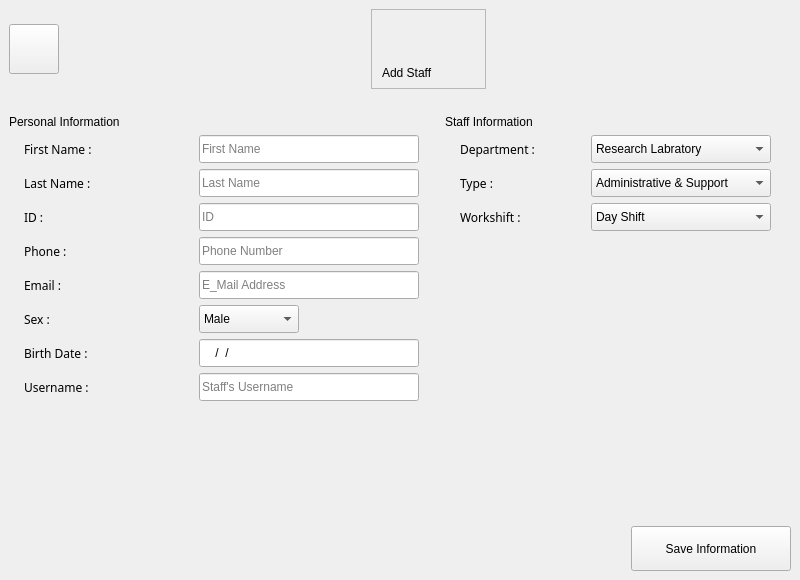
<?xml version="1.0" encoding="UTF-8"?>
<ui version="4.0">
 <class>AddStaff</class>
 <widget class="QMainWindow" name="AddStaff">
  <property name="geometry">
   <rect>
    <x>0</x>
    <y>0</y>
    <width>800</width>
    <height>580</height>
   </rect>
  </property>
  <property name="minimumSize">
   <size>
    <width>800</width>
    <height>580</height>
   </size>
  </property>
  <property name="maximumSize">
   <size>
    <width>800</width>
    <height>580</height>
   </size>
  </property>
  <property name="windowTitle">
   <string>MainWindow</string>
  </property>
  <property name="styleSheet">
   <string notr="true"/>
  </property>
  <widget class="QWidget" name="centralWidget">
   <layout class="QGridLayout" name="gridLayout">
    <item row="1" column="0" colspan="2">
     <layout class="QHBoxLayout" name="horizontalLayout_4">
      <item>
       <layout class="QVBoxLayout" name="verticalLayout_4">
        <item>
         <widget class="QLabel" name="label_label_PersonalInfo_frame">
          <property name="styleSheet">
           <string notr="true"/>
          </property>
          <property name="text">
           <string>Personal Information</string>
          </property>
         </widget>
        </item>
        <item>
         <layout class="QHBoxLayout" name="horizontalLayout_2">
          <item>
           <spacer name="horizontalSpacer_3">
            <property name="orientation">
             <enum>Qt::Horizontal</enum>
            </property>
            <property name="sizeType">
             <enum>QSizePolicy::Fixed</enum>
            </property>
            <property name="sizeHint" stdset="0">
             <size>
              <width>15</width>
              <height>20</height>
             </size>
            </property>
           </spacer>
          </item>
          <item>
           <layout class="QVBoxLayout" name="verticalLayout">
            <item>
             <widget class="QLabel" name="label_4">
              <property name="minimumSize">
               <size>
                <width>100</width>
                <height>28</height>
               </size>
              </property>
              <property name="maximumSize">
               <size>
                <width>16777215</width>
                <height>28</height>
               </size>
              </property>
              <property name="font">
               <font>
                <family>Helvetica CE 35 Thin</family>
               </font>
              </property>
              <property name="styleSheet">
               <string notr="true"/>
              </property>
              <property name="text">
               <string>First Name :</string>
              </property>
             </widget>
            </item>
            <item>
             <widget class="QLabel" name="label_5">
              <property name="minimumSize">
               <size>
                <width>100</width>
                <height>28</height>
               </size>
              </property>
              <property name="maximumSize">
               <size>
                <width>16777215</width>
                <height>28</height>
               </size>
              </property>
              <property name="font">
               <font>
                <family>Helvetica CE 35 Thin</family>
               </font>
              </property>
              <property name="styleSheet">
               <string notr="true"/>
              </property>
              <property name="text">
               <string>Last Name :</string>
              </property>
             </widget>
            </item>
            <item>
             <widget class="QLabel" name="label_6">
              <property name="minimumSize">
               <size>
                <width>100</width>
                <height>28</height>
               </size>
              </property>
              <property name="maximumSize">
               <size>
                <width>16777215</width>
                <height>28</height>
               </size>
              </property>
              <property name="font">
               <font>
                <family>Helvetica CE 35 Thin</family>
               </font>
              </property>
              <property name="styleSheet">
               <string notr="true"/>
              </property>
              <property name="text">
               <string>ID :</string>
              </property>
             </widget>
            </item>
            <item>
             <widget class="QLabel" name="label_7">
              <property name="minimumSize">
               <size>
                <width>100</width>
                <height>28</height>
               </size>
              </property>
              <property name="maximumSize">
               <size>
                <width>16777215</width>
                <height>28</height>
               </size>
              </property>
              <property name="font">
               <font>
                <family>Helvetica CE 35 Thin</family>
               </font>
              </property>
              <property name="styleSheet">
               <string notr="true"/>
              </property>
              <property name="text">
               <string>Phone :</string>
              </property>
             </widget>
            </item>
            <item>
             <widget class="QLabel" name="label_8">
              <property name="minimumSize">
               <size>
                <width>100</width>
                <height>28</height>
               </size>
              </property>
              <property name="maximumSize">
               <size>
                <width>16777215</width>
                <height>28</height>
               </size>
              </property>
              <property name="font">
               <font>
                <family>Helvetica CE 35 Thin</family>
               </font>
              </property>
              <property name="styleSheet">
               <string notr="true"/>
              </property>
              <property name="text">
               <string>Email : </string>
              </property>
             </widget>
            </item>
            <item>
             <widget class="QLabel" name="label_9">
              <property name="minimumSize">
               <size>
                <width>100</width>
                <height>28</height>
               </size>
              </property>
              <property name="maximumSize">
               <size>
                <width>16777215</width>
                <height>28</height>
               </size>
              </property>
              <property name="font">
               <font>
                <family>Helvetica CE 35 Thin</family>
               </font>
              </property>
              <property name="styleSheet">
               <string notr="true"/>
              </property>
              <property name="text">
               <string>Sex :</string>
              </property>
             </widget>
            </item>
            <item>
             <widget class="QLabel" name="label_10">
              <property name="minimumSize">
               <size>
                <width>100</width>
                <height>28</height>
               </size>
              </property>
              <property name="maximumSize">
               <size>
                <width>16777215</width>
                <height>28</height>
               </size>
              </property>
              <property name="font">
               <font>
                <family>Helvetica CE 35 Thin</family>
               </font>
              </property>
              <property name="styleSheet">
               <string notr="true"/>
              </property>
              <property name="text">
               <string>Birth Date :</string>
              </property>
             </widget>
            </item>
            <item>
             <widget class="QLabel" name="label_11">
              <property name="minimumSize">
               <size>
                <width>100</width>
                <height>28</height>
               </size>
              </property>
              <property name="maximumSize">
               <size>
                <width>16777215</width>
                <height>28</height>
               </size>
              </property>
              <property name="font">
               <font>
                <family>Helvetica CE 35 Thin</family>
               </font>
              </property>
              <property name="styleSheet">
               <string notr="true"/>
              </property>
              <property name="text">
               <string>Username :</string>
              </property>
             </widget>
            </item>
           </layout>
          </item>
          <item>
           <layout class="QVBoxLayout" name="verticalLayout_2">
            <item>
             <widget class="QLineEdit" name="lineEdit_Fname">
              <property name="minimumSize">
               <size>
                <width>170</width>
                <height>28</height>
               </size>
              </property>
              <property name="maximumSize">
               <size>
                <width>220</width>
                <height>28</height>
               </size>
              </property>
              <property name="maxLength">
               <number>20</number>
              </property>
              <property name="readOnly">
               <bool>false</bool>
              </property>
              <property name="placeholderText">
               <string>First Name</string>
              </property>
             </widget>
            </item>
            <item>
             <widget class="QLineEdit" name="lineEdit_Lname">
              <property name="minimumSize">
               <size>
                <width>170</width>
                <height>28</height>
               </size>
              </property>
              <property name="maximumSize">
               <size>
                <width>220</width>
                <height>28</height>
               </size>
              </property>
              <property name="maxLength">
               <number>20</number>
              </property>
              <property name="placeholderText">
               <string>Last Name </string>
              </property>
             </widget>
            </item>
            <item>
             <widget class="QLineEdit" name="lineEdit_Id">
              <property name="minimumSize">
               <size>
                <width>170</width>
                <height>28</height>
               </size>
              </property>
              <property name="maximumSize">
               <size>
                <width>220</width>
                <height>28</height>
               </size>
              </property>
              <property name="inputMask">
               <string>000000000</string>
              </property>
              <property name="maxLength">
               <number>9</number>
              </property>
              <property name="placeholderText">
               <string>ID</string>
              </property>
             </widget>
            </item>
            <item>
             <widget class="QLineEdit" name="lineEdit_Phone">
              <property name="minimumSize">
               <size>
                <width>170</width>
                <height>28</height>
               </size>
              </property>
              <property name="maximumSize">
               <size>
                <width>220</width>
                <height>28</height>
               </size>
              </property>
              <property name="inputMask">
               <string>00000000000</string>
              </property>
              <property name="maxLength">
               <number>11</number>
              </property>
              <property name="placeholderText">
               <string>Phone Number</string>
              </property>
             </widget>
            </item>
            <item>
             <widget class="QLineEdit" name="lineEdit_Email">
              <property name="minimumSize">
               <size>
                <width>170</width>
                <height>28</height>
               </size>
              </property>
              <property name="maximumSize">
               <size>
                <width>220</width>
                <height>28</height>
               </size>
              </property>
              <property name="maxLength">
               <number>60</number>
              </property>
              <property name="placeholderText">
               <string>E_Mail Address</string>
              </property>
             </widget>
            </item>
            <item>
             <widget class="QComboBox" name="comboBox_sex">
              <property name="minimumSize">
               <size>
                <width>100</width>
                <height>28</height>
               </size>
              </property>
              <property name="maximumSize">
               <size>
                <width>50</width>
                <height>28</height>
               </size>
              </property>
              <property name="styleSheet">
               <string notr="true"/>
              </property>
              <item>
               <property name="text">
                <string>Male</string>
               </property>
              </item>
              <item>
               <property name="text">
                <string>Female</string>
               </property>
              </item>
             </widget>
            </item>
            <item>
             <widget class="QLineEdit" name="lineEdit_BirthDat">
              <property name="minimumSize">
               <size>
                <width>170</width>
                <height>28</height>
               </size>
              </property>
              <property name="maximumSize">
               <size>
                <width>220</width>
                <height>28</height>
               </size>
              </property>
              <property name="inputMask">
               <string>0000/00/00</string>
              </property>
              <property name="placeholderText">
               <string>Birth Date</string>
              </property>
             </widget>
            </item>
            <item>
             <widget class="QLineEdit" name="lineEdit_UserName">
              <property name="minimumSize">
               <size>
                <width>170</width>
                <height>28</height>
               </size>
              </property>
              <property name="maximumSize">
               <size>
                <width>220</width>
                <height>28</height>
               </size>
              </property>
              <property name="maxLength">
               <number>50</number>
              </property>
              <property name="placeholderText">
               <string>Staff's Username</string>
              </property>
             </widget>
            </item>
           </layout>
          </item>
          <item>
           <spacer name="horizontalSpacer_7">
            <property name="orientation">
             <enum>Qt::Horizontal</enum>
            </property>
            <property name="sizeType">
             <enum>QSizePolicy::Fixed</enum>
            </property>
            <property name="sizeHint" stdset="0">
             <size>
              <width>20</width>
              <height>20</height>
             </size>
            </property>
           </spacer>
          </item>
         </layout>
        </item>
        <item>
         <spacer name="verticalSpacer">
          <property name="orientation">
           <enum>Qt::Vertical</enum>
          </property>
          <property name="sizeHint" stdset="0">
           <size>
            <width>20</width>
            <height>40</height>
           </size>
          </property>
         </spacer>
        </item>
       </layout>
      </item>
      <item>
       <layout class="QVBoxLayout" name="verticalLayout_6">
        <item>
         <widget class="QLabel" name="label_OtherInfo_frame">
          <property name="styleSheet">
           <string notr="true"/>
          </property>
          <property name="text">
           <string>Staff Information</string>
          </property>
         </widget>
        </item>
        <item>
         <layout class="QHBoxLayout" name="horizontalLayout_3">
          <item>
           <spacer name="horizontalSpacer_4">
            <property name="orientation">
             <enum>Qt::Horizontal</enum>
            </property>
            <property name="sizeType">
             <enum>QSizePolicy::Fixed</enum>
            </property>
            <property name="sizeHint" stdset="0">
             <size>
              <width>15</width>
              <height>20</height>
             </size>
            </property>
           </spacer>
          </item>
          <item>
           <layout class="QVBoxLayout" name="verticalLayout_3">
            <item>
             <widget class="QLabel" name="label_13">
              <property name="minimumSize">
               <size>
                <width>110</width>
                <height>28</height>
               </size>
              </property>
              <property name="font">
               <font>
                <family>Helvetica CE 35 Thin</family>
               </font>
              </property>
              <property name="styleSheet">
               <string notr="true"/>
              </property>
              <property name="text">
               <string>Department :</string>
              </property>
             </widget>
            </item>
            <item>
             <widget class="QLabel" name="label_16">
              <property name="minimumSize">
               <size>
                <width>125</width>
                <height>28</height>
               </size>
              </property>
              <property name="font">
               <font>
                <family>Helvetica CE 35 Thin</family>
               </font>
              </property>
              <property name="styleSheet">
               <string notr="true"/>
              </property>
              <property name="text">
               <string>Type :</string>
              </property>
             </widget>
            </item>
            <item>
             <widget class="QLabel" name="label_14">
              <property name="minimumSize">
               <size>
                <width>110</width>
                <height>28</height>
               </size>
              </property>
              <property name="font">
               <font>
                <family>Helvetica CE 35 Thin</family>
               </font>
              </property>
              <property name="styleSheet">
               <string notr="true"/>
              </property>
              <property name="text">
               <string>Workshift :</string>
              </property>
             </widget>
            </item>
           </layout>
          </item>
          <item>
           <layout class="QVBoxLayout" name="verticalLayout_5">
            <item>
             <widget class="QComboBox" name="comboBox_department">
              <property name="minimumSize">
               <size>
                <width>180</width>
                <height>28</height>
               </size>
              </property>
              <property name="maximumSize">
               <size>
                <width>190</width>
                <height>28</height>
               </size>
              </property>
              <item>
               <property name="text">
                <string>Research Labratory</string>
               </property>
              </item>
              <item>
               <property name="text">
                <string>Security</string>
               </property>
              </item>
              <item>
               <property name="text">
                <string>Academic Affairs</string>
               </property>
              </item>
              <item>
               <property name="text">
                <string>Fanancial Affairs</string>
               </property>
              </item>
             </widget>
            </item>
            <item>
             <widget class="QComboBox" name="comboBox_type">
              <property name="minimumSize">
               <size>
                <width>180</width>
                <height>28</height>
               </size>
              </property>
              <property name="maximumSize">
               <size>
                <width>190</width>
                <height>28</height>
               </size>
              </property>
              <item>
               <property name="text">
                <string>Administrative &amp; Support</string>
               </property>
              </item>
              <item>
               <property name="text">
                <string>Faculty Member</string>
               </property>
              </item>
             </widget>
            </item>
            <item>
             <widget class="QComboBox" name="comboBox_workshift">
              <property name="minimumSize">
               <size>
                <width>180</width>
                <height>28</height>
               </size>
              </property>
              <property name="maximumSize">
               <size>
                <width>190</width>
                <height>28</height>
               </size>
              </property>
              <item>
               <property name="text">
                <string>Day Shift</string>
               </property>
              </item>
              <item>
               <property name="text">
                <string>Night Shift</string>
               </property>
              </item>
             </widget>
            </item>
           </layout>
          </item>
          <item>
           <spacer name="horizontalSpacer_6">
            <property name="orientation">
             <enum>Qt::Horizontal</enum>
            </property>
            <property name="sizeType">
             <enum>QSizePolicy::Fixed</enum>
            </property>
            <property name="sizeHint" stdset="0">
             <size>
              <width>20</width>
              <height>20</height>
             </size>
            </property>
           </spacer>
          </item>
         </layout>
        </item>
        <item>
         <spacer name="verticalSpacer_2">
          <property name="orientation">
           <enum>Qt::Vertical</enum>
          </property>
          <property name="sizeType">
           <enum>QSizePolicy::Expanding</enum>
          </property>
          <property name="sizeHint" stdset="0">
           <size>
            <width>20</width>
            <height>40</height>
           </size>
          </property>
         </spacer>
        </item>
       </layout>
      </item>
     </layout>
    </item>
    <item row="0" column="0" colspan="2">
     <layout class="QVBoxLayout" name="verticalLayout_7">
      <item>
       <layout class="QHBoxLayout" name="horizontalLayout">
        <item>
         <widget class="QPushButton" name="pushButton_Close">
          <property name="minimumSize">
           <size>
            <width>50</width>
            <height>50</height>
           </size>
          </property>
          <property name="maximumSize">
           <size>
            <width>50</width>
            <height>50</height>
           </size>
          </property>
          <property name="styleSheet">
           <string notr="true"/>
          </property>
          <property name="text">
           <string/>
          </property>
         </widget>
        </item>
        <item>
         <spacer name="horizontalSpacer">
          <property name="orientation">
           <enum>Qt::Horizontal</enum>
          </property>
          <property name="sizeType">
           <enum>QSizePolicy::Expanding</enum>
          </property>
          <property name="sizeHint" stdset="0">
           <size>
            <width>40</width>
            <height>20</height>
           </size>
          </property>
         </spacer>
        </item>
        <item>
         <widget class="QFrame" name="frame">
          <property name="minimumSize">
           <size>
            <width>115</width>
            <height>80</height>
           </size>
          </property>
          <property name="frameShape">
           <enum>QFrame::StyledPanel</enum>
          </property>
          <property name="frameShadow">
           <enum>QFrame::Raised</enum>
          </property>
          <widget class="QLabel" name="label_top_addstaff">
           <property name="geometry">
            <rect>
             <x>5</x>
             <y>50</y>
             <width>106</width>
             <height>28</height>
            </rect>
           </property>
           <property name="styleSheet">
            <string notr="true"/>
           </property>
           <property name="text">
            <string>  Add Staff</string>
           </property>
          </widget>
          <widget class="QLabel" name="label_top_addstaff_image">
           <property name="geometry">
            <rect>
             <x>30</x>
             <y>0</y>
             <width>48</width>
             <height>48</height>
            </rect>
           </property>
           <property name="minimumSize">
            <size>
             <width>48</width>
             <height>48</height>
            </size>
           </property>
           <property name="maximumSize">
            <size>
             <width>48</width>
             <height>48</height>
            </size>
           </property>
           <property name="styleSheet">
            <string notr="true"/>
           </property>
           <property name="text">
            <string/>
           </property>
           <property name="alignment">
            <set>Qt::AlignCenter</set>
           </property>
          </widget>
         </widget>
        </item>
        <item>
         <spacer name="horizontalSpacer_2">
          <property name="orientation">
           <enum>Qt::Horizontal</enum>
          </property>
          <property name="sizeHint" stdset="0">
           <size>
            <width>40</width>
            <height>20</height>
           </size>
          </property>
         </spacer>
        </item>
       </layout>
      </item>
      <item>
       <widget class="QLabel" name="label_seperator">
        <property name="styleSheet">
         <string notr="true"/>
        </property>
        <property name="text">
         <string/>
        </property>
       </widget>
      </item>
     </layout>
    </item>
    <item row="2" column="1">
     <widget class="QPushButton" name="pushButton_saveInfo">
      <property name="minimumSize">
       <size>
        <width>160</width>
        <height>45</height>
       </size>
      </property>
      <property name="maximumSize">
       <size>
        <width>160</width>
        <height>45</height>
       </size>
      </property>
      <property name="styleSheet">
       <string notr="true"/>
      </property>
      <property name="text">
       <string>Save Information</string>
      </property>
     </widget>
    </item>
   </layout>
  </widget>
  <widget class="QMenuBar" name="menubar">
   <property name="geometry">
    <rect>
     <x>0</x>
     <y>0</y>
     <width>800</width>
     <height>22</height>
    </rect>
   </property>
  </widget>
 </widget>
 <resources/>
 <connections/>
</ui>
